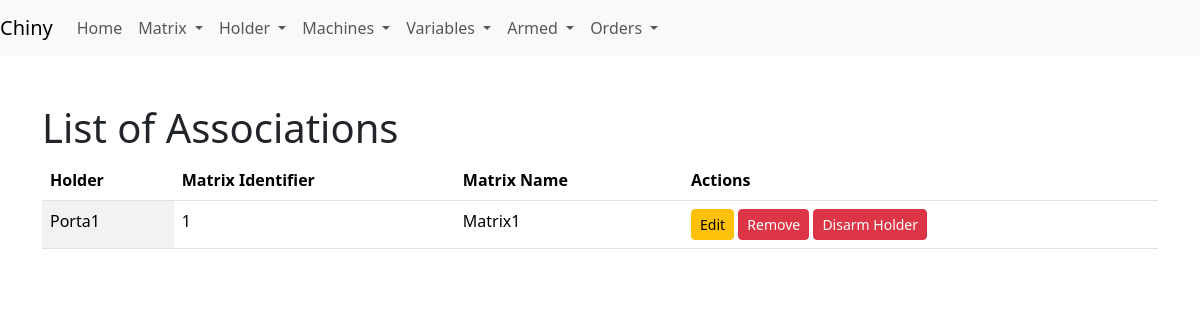
/list_associations, run on the app's committed database.
### app/models.py (models this page shows)
class Holder(db.Model):
    __tablename__ = 'holder'
    id = db.Column(db.Integer, primary_key=True)
    identifier = db.Column(db.String(5), nullable=False)
    width_cm = db.Column(db.Integer, nullable=False)
    height_cm = db.Column(db.Integer, nullable=False)
    max_weight_grs = db.Column(db.Float, nullable=False)
    with_move = db.Column(db.Boolean, default=False)
    available = db.Column(db.Boolean, default=True)
    num_spaces = db.Column(db.Integer, nullable=False)  # Número de espacios
    sectors = db.relationship('Sector', backref='holder', lazy=True)

class MatrixHolderAssociation(db.Model):
    __tablename__ = 'matrix_holder_association'
    id = db.Column(db.Integer, primary_key=True)
    matrix_id = db.Column(db.Integer, db.ForeignKey('matrix.id'), nullable=False)
    holder_id = db.Column(db.Integer, db.ForeignKey('holder.id'), nullable=False)
    is_active = db.Column(db.Boolean, default=True)  # Indica si la asociación está activa
    matrix = db.relationship('Matrix', backref=db.backref('associations', cascade="all, delete-orphan"))
    holder = db.relationship('Holder', backref=db.backref('associations', cascade="all, delete-orphan"))

class Matrix(db.Model):
    __tablename__ = 'matrix'
    id = db.Column(db.Integer, primary_key=True)
    identifier = db.Column(db.String(5), nullable=False, unique=True)
    measuresmatrix_id = db.Column(db.Integer, db.ForeignKey('measuresmatrix.id'), nullable=False)
    name = db.Column(db.String(120), nullable=False)
    weight_total_grs = db.Column(db.Float, nullable=False)
    with_move = db.Column(db.Boolean, default=False)
    is_combinable = db.Column(db.Boolean, default=True)
    type_matrix = db.Column(db.Integer, nullable=False, default=4)
    sector_id = db.Column(db.Integer, db.ForeignKey('sector.id'), nullable=True)  # Clave foránea que apunta a Sector
    cavities = db.relationship('Cavity', backref='matrix', lazy=True)
    is_available = db.Column(db.Boolean, default=True)

### app/routes.py (the view)
@app.route('/list_associations')
def list_associations():
    holders = Holder.query.all()
    associations_by_holder = {}
    for holder in holders:
        associations_by_holder[holder] = MatrixHolderAssociation.query.filter_by(holder_id=holder.id).all()
    return render_template('list_associations.html', associations_by_holder=associations_by_holder)

### app/templates/list_associations.html (shortened to what this page needs)
<!DOCTYPE html>
<html lang="en">
<head>
    <link rel="stylesheet" href="{{ url_for('static', filename='css/bootstrap.min.css') }}">
</head>
<body>
    {% include 'navbar.html' %}
    <div class="container mt-5">
        <h1>List of Associations</h1>
        <table class="table table-striped">
            <thead>
                <tr>
                    <th>Holder</th>
                    <th>Matrix Identifier</th>
                    <th>Matrix Name</th>
                    <th>Actions</th>
                </tr>
            </thead>
            <tbody>
                {% for holder, associations in associations_by_holder.items() %}
                    <tr>
                        <td rowspan="{{ associations|length + 1 }}">{{ holder.identifier }}</td>
                    </tr>
                    {% for association in associations %}
                        <tr>
                            <td>{{ association.matrix.identifier }}</td>
                            <td>{{ association.matrix.name }}</td>
                            <td>
                                <a href="{{ url_for('edit_association', association_id=association.id) }}" class="btn btn-warning btn-sm">Edit</a>
                                <form method="POST" action="{{ url_for('disarm_association', association_id=association.id) }}" style="display:inline;">
                                    <input type="submit" class="btn btn-danger btn-sm" value="Remove">
                                </form>
				<form method="POST" action="{{ url_for('disarm_holder', holder_id=holder.id) }}" style="display:inline;" onsubmit="return confirm('Are you sure you want to disarm this holder?');">
					<input type="submit" class="btn btn-danger btn-sm" value="Disarm Holder">
				</form>
                            </td>
                        </tr>
                    {% endfor %}
                {% endfor %}
            </tbody>
        </table>
    </div>
</body>
</html>

### data on the page
Holder: identifier "Porta1"
MatrixHolderAssociation: matrix.identifier "1", matrix.name "Matrix1"
